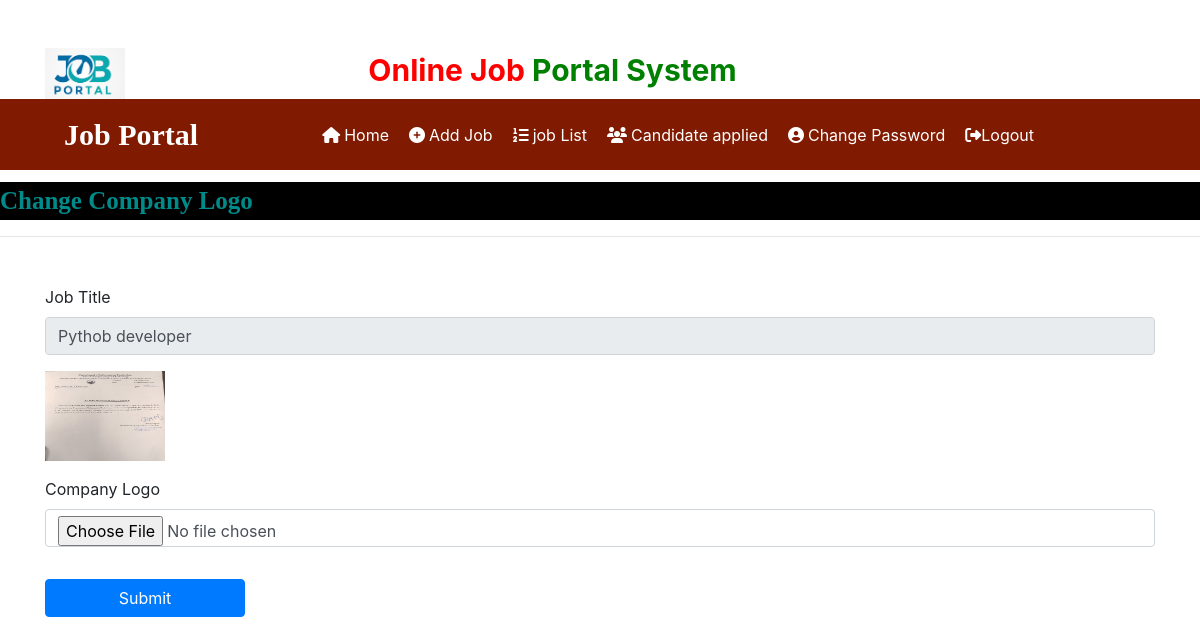
Page /change_companylogo/1 (signed in) on the committed database.
### job/models.py (models this page shows, shortened)
class Job(models.Model):
    recruiter = models.ForeignKey(Recruiter,on_delete=models.CASCADE)
    start_date = models.DateField()
    end_date = models.DateField()
    title = models.CharField(max_length=100)
    salary = models.FloatField(max_length=20)
    image = models.FileField()
    description = models.CharField(max_length=300)
    experience = models.CharField(max_length=50)
    location = models.CharField(max_length=100)
    skills = models.CharField(max_length=100)
    creationdate = models.DateField()

### job/views.py (the view, shortened to what this page needs)
# urls.py: path('change_companylogo/<int:pid>',change_companylogo,name="change_companylogo"),
def change_companylogo(request,pid):
    if not request.user.is_authenticated:
        return redirect('recruiter_login')
    error=""
    job = Job.objects.get(id=pid)
    d={'error':error,'job': job}
    return render(request,'change_companylogo.html',d)

### job/templates/change_companylogo.html (shortened to what this page needs)
{% load static %}
{% block body %}
{% include 'recruiter_navigation.html' %}
<marquee style="font-family: 'Times New Roman', Times, serif; font-size: 25px; color: darkcyan; background-color: black; font-weight: bold; margin-top: 1%;">
    Change Company Logo
   </marquee>
   <hr>
   <form class="container mt-5"  method="post" enctype="multipart/form-data">
       <div class="form-row">
           <div class="form-group col-md-12">
               <label>Job Title </label>
               <input type="text" class="form-control" readonly name="jobtitle" value="{{job.title}}"  required>
           </div>
       </div>
       <div class="form-row">
           <div class="form-group col-md-12">
               <img src="{{job.image.url}}" width='120' height='90'>
           </div>
       </div>
       <div class="form-row">
        <div class="form-group col-md-12">
            <label>Company Logo </label>
            <input type="file" class="form-control" name="logo" required>
        </div>
    </div>
       <input type="submit" value="Submit" class="btn btn-primary my-3" style="width:200px">
   </form>
   {% endblock  %}

### rows in the picture
Job: jobtitle "Pythob developer", image (picture)
